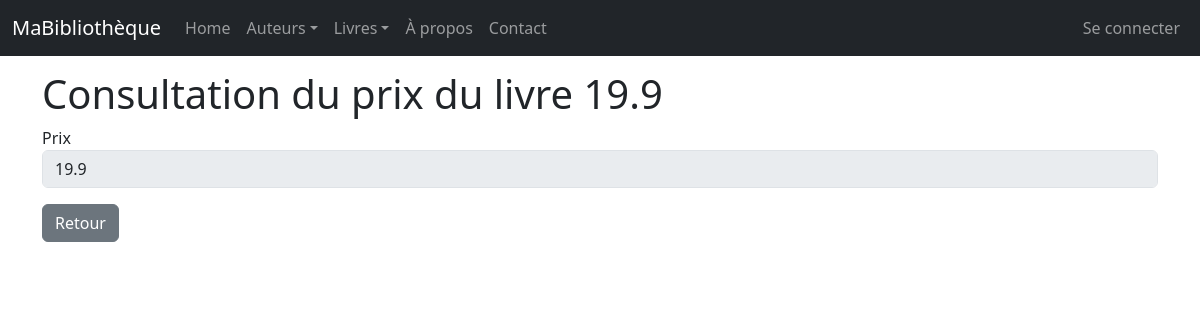
/livres/1/view/, run on an earlier commit of the app's database.
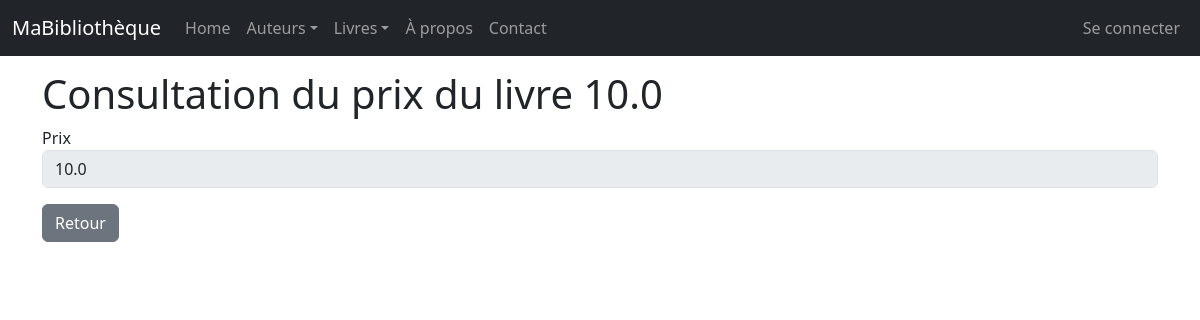
And on a later commit of the database.
### monApp/models.py (models this page shows, shortened)
class Livre(db.Model):
    idL = db.Column( db.Integer, primary_key=True )
    Prix = db.Column( db.Float )
    Titre = db.Column( db.String(255) )
    Url = db.Column( db.String(255) )
    Img = db.Column( db.String(255) )
    auteur_id = db.Column (db.Integer , db.ForeignKey ("auteur.idA") )
    auteur = db.relationship ("Auteur", backref =db.backref ("livres", lazy="dynamic") )

### monApp/views.py (the view)
@app.route('/livres/<idL>/view/')
def viewLivre(idL):
    unLivre = Livre.query.get(idL)
    unForm = FormLivre (idL=unLivre.idL , Prix=unLivre.Prix)
    return render_template("livre_view.html",selectedLivre=unLivre, viewForm=unForm)

### monApp/forms.py
class FormLivre(FlaskForm):
    idL=HiddenField('idL')
    Prix = StringField ('Prix', validators =[DataRequired()])

### monApp/templates/livre_view.html (shortened to what this page needs)
{% extends "base.html" %}
{% block main %}
<h1 >Consultation du prix du livre {{ selectedLivre.Prix }}</h1>
<form role="form" method="POST" action="">
    <div class="form-group mb-3">
        {{ viewForm.Prix.label }}
        {{ viewForm.Prix(size=50, disabled=True, class_="form-control") }}
    </div>
    <a href="{{ url_for('getLivres') }}" class="btn btn-secondary">Retour</a>
</form >
{% endblock %}

### monApp/templates/base.html (shortened to what this page needs)
<html>
<head>
    <link rel="stylesheet" href="{{ url_for('static', filename='css/style.css') }}">
    <link href="https://cdn.jsdelivr.net/npm/bootstrap@5.3.0/dist/css/bootstrap.min.css" rel="stylesheet">
</head>
<body>
    {% block navbar %}
    <nav class="navbar navbar-expand-md navbar-dark bg-dark fixed-top">
        <div class="container-fluid">
            <a class="navbar-brand">MaBibliothèque</a>
            <div class="collapse navbar-collapse" id="mainNavbar">
                <ul class="navbar-nav me-auto mb-2 mb-md-0">
                    <li class="nav-item">
                        <a class="nav-link" href="{{ url_for('index') }}">Home</a>
                    </li>
                    <li class="nav-item dropdown">
                        <a class="nav-link dropdown-toggle" href="#"
                           id="auteursDropdown" role="button" data-bs-toggle="dropdown"
                           aria-expanded="false">Auteurs</a>
                    </li>
                    <li class="nav-item dropdown">
                        <a class="nav-link dropdown-toggle" href="#"
                           id="livresDropdown" role="button" data-bs-toggle="dropdown"
                           aria-expanded="false">Livres</a>
                    </li>
                    <li class="nav-item">
                        <a class="nav-link" href="{{ url_for('about') }}">À propos</a>
                    </li>
                    <li class="nav-item">
                        <a class="nav-link" href="{{ url_for('contact') }}">Contact</a>
                    </li>
                </ul>
                <ul class="nav navbar-nav navbar-right">
                    {% if current_user.is_authenticated %}
                        <a class="navbar-brand"><em>Vous êtes connecté <strong>{{ current_user.Login}}</strong></em></a>
                        <li class="nav-item"><a class="nav-link" href="{{ url_for ('logout') }}">Déconnexion</a></li >
                    {% else %}
                        <li class="nav-item"><a class="nav-link" href="{{ url_for ('login') }}">Se connecter</a></li >
                    {% endif %}
                </ul>
            </div>
        </div>
    </nav>
    {% endblock %}
    {% block content %}
    <main id="main" role=" main" class=" container" style="margin-top:70px;">
        {% block main %}{% endblock %}
    </main>
    {% endblock %}
</body>
</html>

### monApp/static/style.css (style rules this page uses)
h1 { color : red; }
#main { margin-top: 5em; }
body { font-family: sans - serif; }

What changed in the data, as far as the page shows it:
changed Livre: Prix "19.9" → "10.0"
